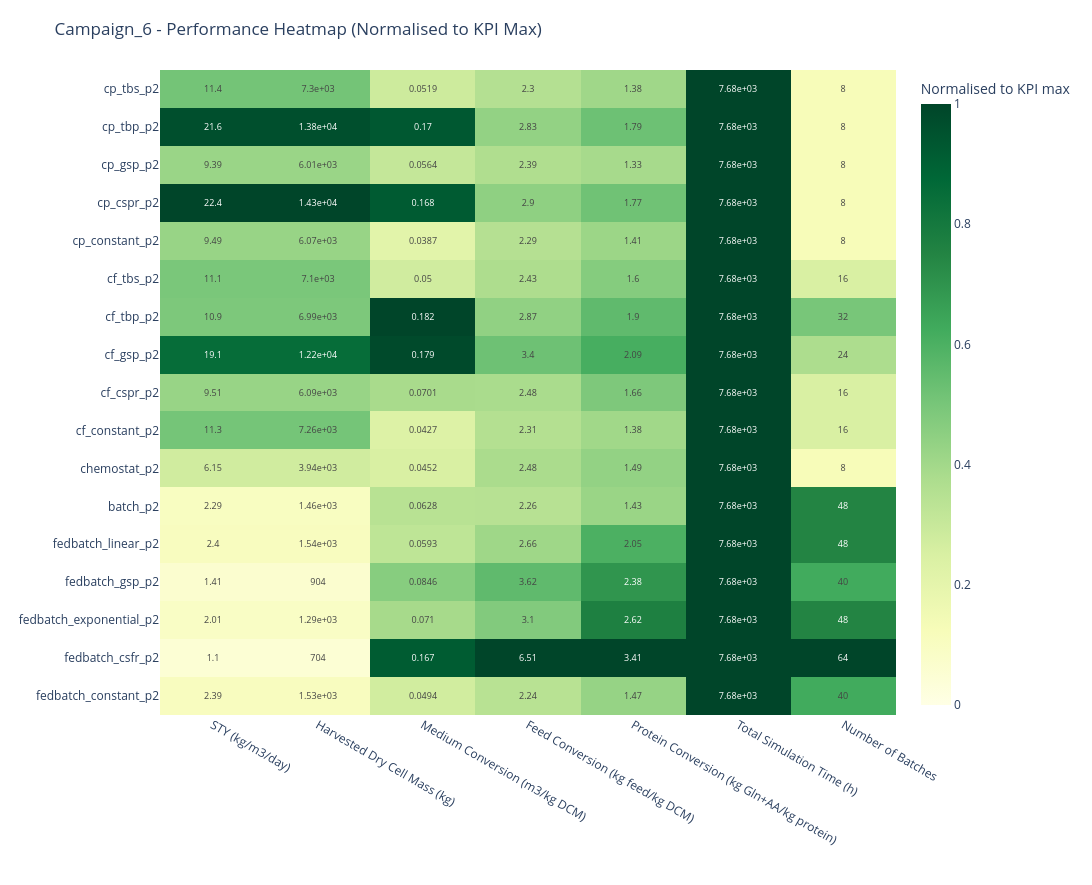

Here is the notebook cell this chart was saved with:
### Code cell
# Heatmap of normalized KPI values across runs, with original values as annotations
import plotly.graph_objects as go

if "plot_cols" not in globals() or not plot_cols:
    raise ValueError("No KPI columns available to plot.")

# Normalized heatmap using a zero baseline and the observed column maximum
heat_data = plot_data_ordered.set_index("short_label")[plot_cols].astype(float)
heat_norm = heat_data.divide(heat_data.max().replace(0, 1), axis=1)
heat_norm.columns = [KPI_LABELS_MAIN.get(c, c) for c in heat_norm.columns]

# Annotate with original (non-normalized) values
text_vals = heat_data.rename(columns=KPI_LABELS_MAIN).map(lambda v: f"{v:.3g}").values

fig2 = go.Figure(
    data=go.Heatmap(
        z=heat_norm.values,
        x=list(heat_norm.columns),
        y=list(heat_norm.index),
        text=text_vals,
        texttemplate="%{text}",
        textfont={"size": 9},
        colorscale="YlGn",
        zmin=0.0,
        zmax=1.0,
        colorbar={"title": "Normalised to KPI max"},
        hovertemplate=(
            "<b>%{y}</b><br>"
            + "%{x}<br>"
            + "Normalised: %{z:.3f}<extra></extra>"
        ),
    )
)

fig2.update_layout(
    title=f"{CAMPAIGN_LABEL} - Performance Heatmap (Normalised to KPI Max)",
    xaxis_title="",
    width=max(900, 220 + 170 * len(heat_norm.columns)),
    height=max(420, 120 + 45 * len(heat_norm.index)),
    margin=dict(l=160, r=40, t=70, b=70),
    template="plotly_white",
)

fig2.update_xaxes(tickangle=30)

fig2.show()

### Figure 1 — Plotly figure (JSON) as saved in the notebook; plotly's stock layout.template omitted (floating-point values rounded to 4 significant figures)
{"data": [{"colorbar": {"title": {"text": "Normalised to KPI max"}}, "colorscale": [[0, "rgb(255,255,229)"], [0.125, "rgb(247,252,185)"], [0.25, "rgb(217,240,163)"], [0.375, "rgb(173,221,142)"], [0.5, "rgb(120,198,121)"], [0.625, "rgb(65,171,93)"], [0.75, "rgb(35,132,67)"], [0.875, "rgb(0,104,55)"], [1, "rgb(0,69,41)"]], "hovertemplate": "<b>%{y}</b><br>%{x}<br>Normalised: %{z:.3f}<extra></extra>", "text": [["2.39", "1.53e+03", "0.0494", "2.24", "1.47", "7.68e+03", "40"], ["1.1", "704", "0.167", "6.51", "3.41", "7.68e+03", "64"], ["2.01", "1.29e+03", "0.071", "3.1", "2.62", "7.68e+03", "48"], ["1.41", "904", "0.0846", "3.62", "2.38", "7.68e+03", "40"], ["2.4", "1.54e+03", "0.0593", "2.66", "2.05", "7.68e+03", "48"], ["2.29", "1.46e+03", "0.0628", "2.26", "1.43", "7.68e+03", "48"], ["6.15", "3.94e+03", "0.0452", "2.48", "1.49", "7.68e+03", "8"], ["11.3", "7.26e+03", "0.0427", "2.31", "1.38", "7.68e+03", "16"], ["9.51", "6.09e+03", "0.0701", "2.48", "1.66", "7.68e+03", "16"], ["19.1", "1.22e+04", "0.179", "3.4", "2.09", "7.68e+03", "24"], ["10.9", "6.99e+03", "0.182", "2.87", "1.9", "7.68e+03", "32"], ["11.1", "7.1e+03", "0.05", "2.43", "1.6", "7.68e+03", "16"], ["9.49", "6.07e+03", "0.0387", "2.29", "1.41", "7.68e+03", "8"], ["22.4", "1.43e+04", "0.168", "2.9", "1.77", "7.68e+03", "8"], ["9.39", "6.01e+03", "0.0564", "2.39", "1.33", "7.68e+03", "8"], ["21.6", "1.38e+04", "0.17", "2.83", "1.79", "7.68e+03", "8"], ["11.4", "7.3e+03", "0.0519", "2.3", "1.38", "7.68e+03", "8"]], "textfont": {"size": 9}, "texttemplate": "%{text}", "type": "heatmap", "x": ["STY (kg/m3/day)", "Harvested Dry Cell Mass (kg)", "Medium Conversion (m3/kg DCM)", "Feed Conversion (kg feed/kg DCM)", "Protein Conversion (kg Gln+AA/kg protein)", "Total Simulation Time (h)", "Number of Batches"], "y": ["fedbatch_constant_p2", "fedbatch_csfr_p2", "fedbatch_exponential_p2", "fedbatch_gsp_p2", "fedbatch_linear_p2", "batch_p2", "chemostat_p2", "cf_constant_p2", "cf_cspr_p2", "cf_gsp_p2", "cf_tbp_p2", "cf_tbs_p2", "cp_constant_p2", "cp_cspr_p2", "cp_gsp_p2", "cp_tbp_p2", "cp_tbs_p2"], "z": [[0.1066, 0.1066, 0.2714, 0.3436, 0.4298, 1.0, 0.625], [0.04908, 0.04908, 0.9166, 1.0, 1.0, 1.0, 1.0], [0.08987, 0.08987, 0.39, 0.4764, 0.7668, 1.0, 0.75], [0.06303, 0.06303, 0.4645, 0.5556, 0.6958, 1.0, 0.625], [0.1071, 0.1071, 0.3254, 0.4085, 0.6011, 1.0, 0.75], [0.102, 0.102, 0.3445, 0.3468, 0.4202, 1.0, 0.75], [0.2746, 0.2746, 0.2482, 0.3806, 0.4368, 1.0, 0.125], [0.506, 0.506, 0.2343, 0.3544, 0.4039, 1.0, 0.25], [0.4246, 0.4246, 0.3849, 0.381, 0.4867, 1.0, 0.25], [0.8538, 0.8538, 0.9824, 0.5229, 0.6123, 1.0, 0.375], [0.4872, 0.4872, 1.0, 0.4416, 0.5555, 1.0, 0.5], [0.4955, 0.4955, 0.2746, 0.3733, 0.4699, 1.0, 0.25], [0.4235, 0.4235, 0.2126, 0.3522, 0.414, 1.0, 0.125], [1.0, 1.0, 0.9203, 0.4455, 0.519, 1.0, 0.125], [0.4191, 0.4191, 0.3095, 0.3676, 0.3895, 1.0, 0.125], [0.9645, 0.9645, 0.9323, 0.4357, 0.5245, 1.0, 0.125], [0.5093, 0.5093, 0.2847, 0.3538, 0.4052, 1.0, 0.125]], "zmax": 1, "zmin": 0}], "layout": {"height": 885, "margin": {"b": 70, "l": 160, "r": 40, "t": 70}, "title": {"text": "Campaign_6 - Performance Heatmap (Normalised to KPI Max)"}, "width": 1410, "xaxis": {"tickangle": 30, "title": {"text": ""}}}}
